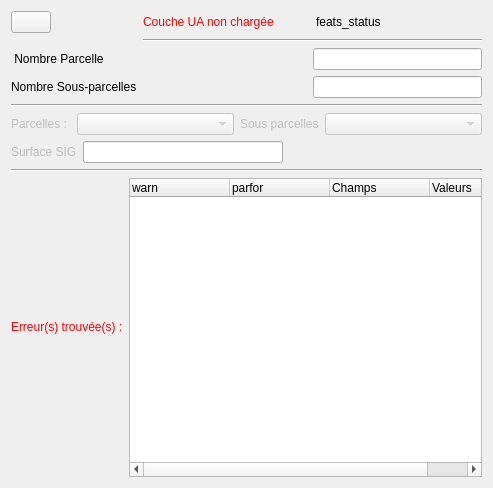
<?xml version="1.0" encoding="UTF-8"?>
<ui version="4.0">
 <class>table_check</class>
 <widget class="QWidget" name="table_check">
  <property name="geometry">
   <rect>
    <x>0</x>
    <y>0</y>
    <width>493</width>
    <height>488</height>
   </rect>
  </property>
  <property name="windowTitle">
   <string>Form</string>
  </property>
  <layout class="QFormLayout" name="formLayout_2">
   <item row="0" column="0">
    <widget class="QPushButton" name="btn_refresh">
     <property name="toolTip">
      <string>&lt;html&gt;&lt;head/&gt;&lt;body&gt;&lt;p&gt;Recharger la couche UA&lt;/p&gt;&lt;/body&gt;&lt;/html&gt;</string>
     </property>
     <property name="text">
      <string/>
     </property>
    </widget>
   </item>
   <item row="0" column="1">
    <layout class="QHBoxLayout" name="horizontalLayout">
     <item>
      <widget class="QLabel" name="lbl_ua_status">
       <property name="text">
        <string>&lt;html&gt;&lt;head/&gt;&lt;body&gt;&lt;p&gt;&lt;span style=&quot; color:#ff0000;&quot;&gt;Couche UA non chargée&lt;/span&gt;&lt;/p&gt;&lt;/body&gt;&lt;/html&gt;</string>
       </property>
      </widget>
     </item>
     <item>
      <widget class="QLabel" name="lbl_feats_status">
       <property name="text">
        <string>feats_status</string>
       </property>
      </widget>
     </item>
    </layout>
   </item>
   <item row="1" column="1">
    <widget class="Line" name="line_3">
     <property name="orientation">
      <enum>Qt::Horizontal</enum>
     </property>
    </widget>
   </item>
   <item row="3" column="0">
    <widget class="QLabel" name="lbl_pf_2">
     <property name="text">
      <string> Nombre Parcelle</string>
     </property>
    </widget>
   </item>
   <item row="3" column="1">
    <layout class="QHBoxLayout" name="hbox_nb_pf" stretch="0,0">
     <item>
      <spacer name="horizontalSpacer_2">
       <property name="orientation">
        <enum>Qt::Horizontal</enum>
       </property>
       <property name="sizeHint" stdset="0">
        <size>
         <width>40</width>
         <height>20</height>
        </size>
       </property>
      </spacer>
     </item>
     <item>
      <widget class="QLineEdit" name="le_nb_pf">
       <property name="toolTip">
        <string>&lt;html&gt;&lt;head/&gt;&lt;body&gt;&lt;p&gt;Nombre de parcelles qui composent la forêt&lt;/p&gt;&lt;/body&gt;&lt;/html&gt;</string>
       </property>
       <property name="readOnly">
        <bool>true</bool>
       </property>
      </widget>
     </item>
    </layout>
   </item>
   <item row="4" column="0">
    <widget class="QLabel" name="lbl_sspf_2">
     <property name="text">
      <string>Nombre Sous-parcelles</string>
     </property>
    </widget>
   </item>
   <item row="4" column="1">
    <layout class="QHBoxLayout" name="hbox_nb_sspf">
     <item>
      <spacer name="horizontalSpacer_3">
       <property name="orientation">
        <enum>Qt::Horizontal</enum>
       </property>
       <property name="sizeHint" stdset="0">
        <size>
         <width>40</width>
         <height>20</height>
        </size>
       </property>
      </spacer>
     </item>
     <item>
      <widget class="QLineEdit" name="le_nb_sspf">
       <property name="toolTip">
        <string>&lt;html&gt;&lt;head/&gt;&lt;body&gt;&lt;p&gt;Nombre de sous parcelles qui composent la forêt&lt;/p&gt;&lt;/body&gt;&lt;/html&gt;</string>
       </property>
       <property name="readOnly">
        <bool>true</bool>
       </property>
      </widget>
     </item>
    </layout>
   </item>
   <item row="11" column="0" colspan="2">
    <layout class="QHBoxLayout" name="hbox_cb_ug" stretch="0,1,0,1">
     <property name="spacing">
      <number>6</number>
     </property>
     <item>
      <widget class="QLabel" name="lbl_pf">
       <property name="enabled">
        <bool>false</bool>
       </property>
       <property name="sizePolicy">
        <sizepolicy hsizetype="Minimum" vsizetype="Preferred">
         <horstretch>0</horstretch>
         <verstretch>0</verstretch>
        </sizepolicy>
       </property>
       <property name="text">
        <string>Parcelles : </string>
       </property>
      </widget>
     </item>
     <item>
      <widget class="QComboBox" name="cb_pf">
       <property name="enabled">
        <bool>false</bool>
       </property>
      </widget>
     </item>
     <item>
      <widget class="QLabel" name="lbl_sspf">
       <property name="enabled">
        <bool>false</bool>
       </property>
       <property name="text">
        <string>Sous parcelles</string>
       </property>
      </widget>
     </item>
     <item>
      <widget class="QComboBox" name="cb_sspf">
       <property name="enabled">
        <bool>false</bool>
       </property>
      </widget>
     </item>
    </layout>
   </item>
   <item row="12" column="0" colspan="2">
    <layout class="QHBoxLayout" name="hbox_surf">
     <item>
      <widget class="QLabel" name="lbl_surf">
       <property name="enabled">
        <bool>false</bool>
       </property>
       <property name="text">
        <string>Surface SIG</string>
       </property>
      </widget>
     </item>
     <item>
      <widget class="QLineEdit" name="le_surf">
       <property name="toolTip">
        <string>&lt;html&gt;&lt;head/&gt;&lt;body&gt;&lt;p&gt;Surface SIG de la sous-parcelle forestière&lt;/p&gt;&lt;/body&gt;&lt;/html&gt;</string>
       </property>
       <property name="readOnly">
        <bool>true</bool>
       </property>
      </widget>
     </item>
     <item>
      <spacer name="horizontalSpacer_4">
       <property name="orientation">
        <enum>Qt::Horizontal</enum>
       </property>
       <property name="sizeHint" stdset="0">
        <size>
         <width>40</width>
         <height>20</height>
        </size>
       </property>
      </spacer>
     </item>
    </layout>
   </item>
   <item row="13" column="0" colspan="2">
    <widget class="Line" name="line_2">
     <property name="orientation">
      <enum>Qt::Horizontal</enum>
     </property>
    </widget>
   </item>
   <item row="14" column="0" colspan="2">
    <layout class="QHBoxLayout" name="hbox_tree_checker">
     <item>
      <widget class="QLabel" name="lbl_errors">
       <property name="text">
        <string>&lt;html&gt;&lt;head/&gt;&lt;body&gt;&lt;p&gt;&lt;span style=&quot; color:#ff0000;&quot;&gt;Erreur(s) trouvée(s) :&lt;/span&gt;&lt;/p&gt;&lt;/body&gt;&lt;/html&gt;</string>
       </property>
      </widget>
     </item>
     <item>
      <widget class="QTreeWidget" name="tree_checker">
       <column>
        <property name="text">
         <string>warn</string>
        </property>
       </column>
       <column>
        <property name="text">
         <string>parfor</string>
        </property>
       </column>
       <column>
        <property name="text">
         <string>Champs</string>
        </property>
       </column>
       <column>
        <property name="text">
         <string>Valeurs</string>
        </property>
       </column>
      </widget>
     </item>
    </layout>
   </item>
   <item row="10" column="0" colspan="2">
    <widget class="Line" name="line">
     <property name="orientation">
      <enum>Qt::Horizontal</enum>
     </property>
    </widget>
   </item>
  </layout>
 </widget>
 <resources/>
 <connections/>
</ui>
